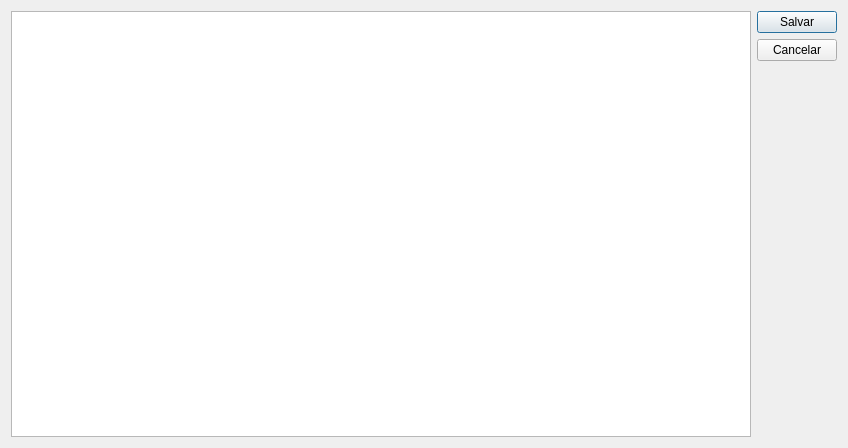
<?xml version="1.0" encoding="UTF-8"?>
<ui version="4.0">
 <class>ImportaProdutos</class>
 <widget class="QDialog" name="ImportaProdutos">
  <property name="geometry">
   <rect>
    <x>0</x>
    <y>0</y>
    <width>848</width>
    <height>448</height>
   </rect>
  </property>
  <property name="windowTitle">
   <string>Importaçao</string>
  </property>
  <layout class="QGridLayout" name="gridLayout">
   <item row="0" column="1">
    <widget class="QPushButton" name="pushButtonSalvar">
     <property name="text">
      <string>Salvar</string>
     </property>
    </widget>
   </item>
   <item row="1" column="1">
    <widget class="QPushButton" name="pushButtonCancelar">
     <property name="text">
      <string>Cancelar</string>
     </property>
    </widget>
   </item>
   <item row="2" column="1">
    <spacer name="verticalSpacer">
     <property name="orientation">
      <enum>Qt::Vertical</enum>
     </property>
     <property name="sizeHint" stdset="0">
      <size>
       <width>20</width>
       <height>40</height>
      </size>
     </property>
    </spacer>
   </item>
   <item row="0" column="0" rowspan="3">
    <widget class="QTableView" name="tableProdutos"/>
   </item>
  </layout>
 </widget>
 <tabstops>
  <tabstop>tableProdutos</tabstop>
  <tabstop>pushButtonSalvar</tabstop>
  <tabstop>pushButtonCancelar</tabstop>
 </tabstops>
 <resources/>
 <connections/>
</ui>
